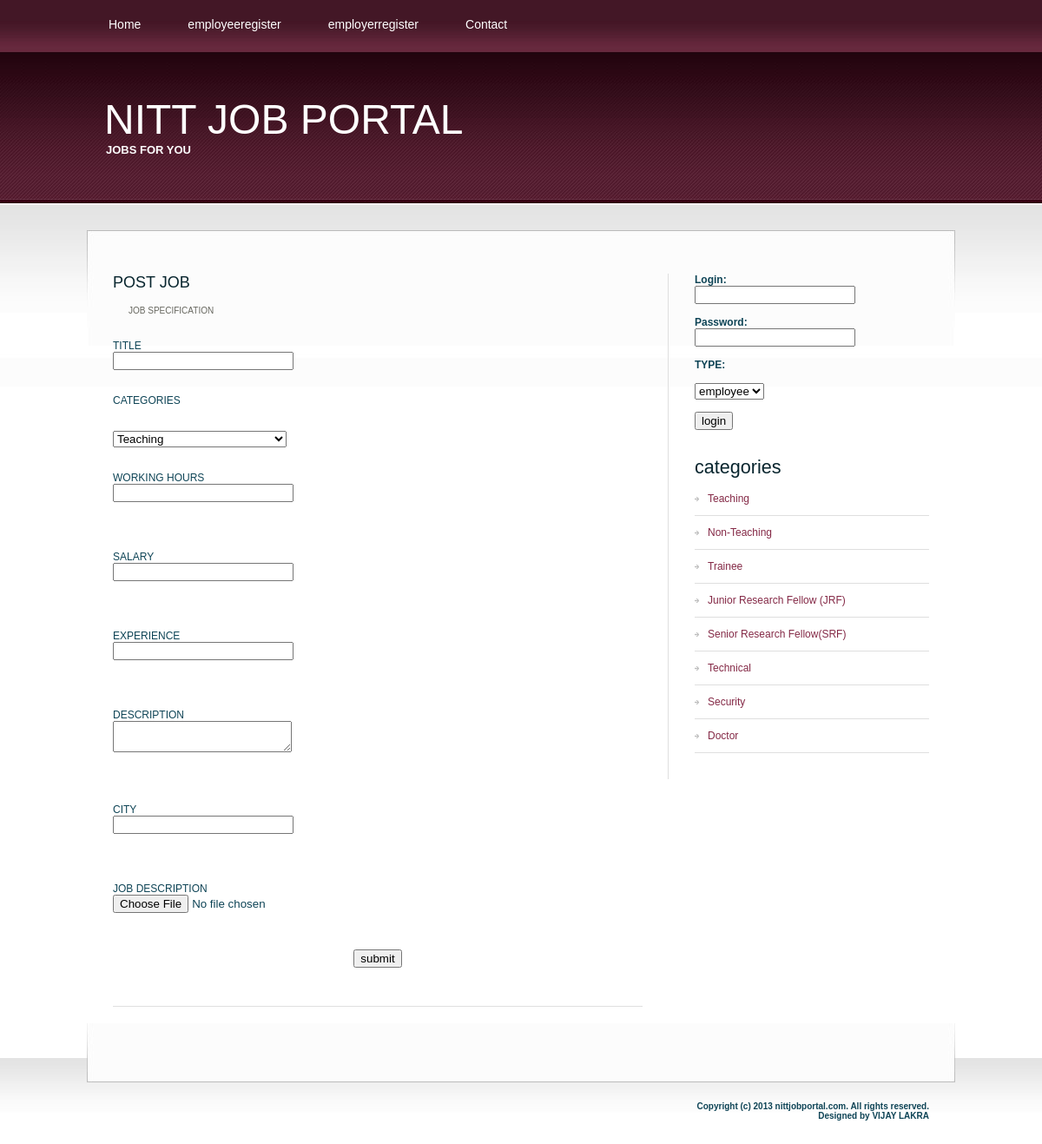
The page /postjob.php on the database its author committed.
### tables this page shows
CREATE TABLE `categories` (
  `cat_id` int(4) NOT NULL auto_increment,
  `cat_nm` varchar(30) NOT NULL,
  PRIMARY KEY  (`cat_id`)
);

### postjob.php (the view, shortened to what this page needs)
<!DOCTYPE html PUBLIC "-//W3C//DTD XHTML 1.0 Strict//EN" "http://www.w3.org/TR/xhtml1/DTD/xhtml1-strict.dtd">
<html xmlns="http://www.w3.org/1999/xhtml">
<head>
<?php
include("includes/head.inc.php");
?>
</head>
<body>
<div id="header-wrapper">
	<div id="header">
	<div id="menu">
		<?php
		include("includes/menu.inc.php");
		?>
		</div>
	</div>
</div>
<div id="logo">
	<?php
	include("includes/logo.inc.php");
	?>
	</div>
<div id="wrapper">
	<div id="page">
		<div id="page-bgtop">
			<div id="content">
				<div class="post">
					<h2 class="title">POST JOB</h2>
					<p class="meta">JOB SPECIFICATION</p>
					<div class="entry">
					<form action="process_postjob.php" method="post" enctype="multipart/form-data">
						TITLE<BR> <input type="text" name="title" style="width:200px;"></input></BR>
						<BR><BR>CATEGORIES</BR></BR>
							<BR><SELECT name="cat" style="width:200px;">
							<?php
						$link=mysql_connect("localhost","jobportal","123") or die("can't connect");
						$q="select * from categories";
						$res=mysql_query($q,$link) or die('wrong query');
						while($row=mysql_fetch_assoc($res))
						{
							echo "<option>".$row['cat_nm'];
						}
						?>
						</SELECT></BR>
							<BR><BR> WORKING HOURS <BR> <INPUT TYPE = "TEXT" name="hours" style="width:200px;"></INPUT></BR></BR></BR>
							<BR><BR> SALARY<BR><INPUT TYPE ="TEXT" name="salary" style="width:200px;"></INPUT></BR></BR></BR>
							<BR><BR> EXPERIENCE <BR> <INPUT TYPE ="TEXT" name="experience" style="width:200px;"></INPUT></BR></BR></BR>
							<BR><BR>DESCRIPTION<BR> <TEXTAREA name="disc" style="width:200px;"></TEXTAREA ></BR></BR></BR>
							<BR><BR>CITY<BR><INPUT TYPE="TEXT" name="city" style="width:200px;"></INPUT></BR></BR></BR>
                                                        <BR><BR>JOB DESCRIPTION<br><input type="file" name="document" style="width:400px;"></BR></BR>
							<center><BR><br> <input type="submit" value="submit"></input></br></BR></center>
					</form>
					</div>
				</div>
			</div>
			<div id="sidebar">
			<?php
		include("includes/sidebar.inc.php");
		?>
			</div>
			<div style="clear: both;">&nbsp;</div>
		</div>
	</div>
</div>
<div id="footer-bgcontent">
	<div id="footer">
		<?php
		include("includes/footer.inc.php");
		?>
	</div>
</div>
</body>
</html>

### includes/sidebar.inc.php (shortened to what this page needs)
<ul>
					<li>
					<?php
				if(isset($_SESSION['status']))
				{
					echo '<h2 class="title">Hello '.$_SESSION['unm'].'!</h2>';
				}
				else
				{
				     	echo'
						<form action="process_login.php" method=POST>
						<b>Login:</b><br> <input type="text" name="unm" >
						<br>
						<br>
						<b>Password:</b><br><input type="password" name="pwd">
						<br>
						<br>
						<b>TYPE:<br><br><select name="cat">
										<option> employee
										<option> employer
										</select>
						<br>
						<br>
						<b><input type="submit" value="login">
						</form>
					';
				}
				?>
		</li>
				<li>
						<h2>categories </h2>
						<ul>
					<?php
						$link=mysql_connect("localhost","jobportal","123")or die("can not connect");
						$q="select * from categories";
						$res=mysql_query($q,$link) or die("cant connect");
						while($row=mysql_fetch_assoc($res))
						{
							echo '<li><a href="jobs_by_category.php?cat='.$row['cat_nm'].'">'.$row['cat_nm'].'</a></li>';
						}
					?>
						</ul>
					</li>
				</ul>

### style.css (style rules this page uses)
body { margin: 0px; padding: 0; background: url(images/img01.jpg) repeat-x left top; font-family: Arial, Helvetica, sans-serif; font-size: 12px; color: #0E4456; }
h1, h2, h3 { margin: 0; font-weight: normal; color: #08252E; }
h2 { font-size: 18px; }
p, ul, ol { margin-top: 0; line-height: 220%; text-align: justify; }
a { color: #842946; }
#wrapper { margin: 0px; padding: 30px 0px 0px 0px; }
#header-wrapper { margin: 0px; padding: 0px; }
#header { width: 1000px; height: 60px; margin: 0 auto; }
#menu { float: left; width: 690px; height: 60px; }
#page { width: 1000px; margin: 0 auto; padding: 0px; background: url(images/img04.jpg) no-repeat left bottom; }
#page-bgtop { padding: 50px 30px 0px 30px; background: url(images/img05.jpg) no-repeat left top; }
#logo { width: 1000px; height: 175px; margin: 0 auto; }
#content { float: left; width: 610px; }
.post { margin-bottom: 45px; border-bottom: 1px solid #DFDFDF; }
.post .title { height: 30px; color: #08252E; }
.post .meta { margin-left: 2px; padding: 2px 30px 2px 16px; font-family: Arial, Helvetica, sans-serif; font-weight: normal; font-size: 10px; color: #66665E; }
.post .entry { padding: 10px 0 30px 0; }
#sidebar { float: right; width: 300px; font-family: Arial, Helvetica, sans-serif; font-size: 12px; border-left: 1px solid #DFDFDF; }
#sidebar ul { margin: 0px 0px 0px 30px; padding: 0; list-style: none; line-height: normal; }
#sidebar li { margin-bottom: 30px; }
#sidebar li ul { margin: 0px; padding: 0px; }
#sidebar li li { margin: 0; padding: 12px 0px 12px 15px; border-bottom: 1px solid #DFDFDF; background: url(images/img09.jpg) no-repeat left 17px; }
#sidebar li li a { font-weight: normal; }
#sidebar h2 { height: 30px; font-size: 1.8em; font-weight: normal; }
#sidebar a { text-align: left; text-decoration: none; font-weight: bold; }
#footer-bgcontent { margin: 0px; padding: 0px; height: 70px; background: url(images/img02.jpg) repeat-x left top; }
#footer { width: 1000px; height: 49px; margin: 0 auto; padding-top: 50px; background: url(images/img03.jpg) no-repeat left top; }

### rows shown on the page
categories: cat_nm "Teaching"
categories: cat_nm "Non-Teaching"
categories: cat_nm "Trainee"
categories: cat_nm "Junior Research Fellow (JRF)"
categories: cat_nm "Senior Research Fellow(SRF)"
categories: cat_nm "Technical"
categories: cat_nm "Security"
categories: cat_nm "Doctor"

### other values the page prints
form field cat "Teaching"
